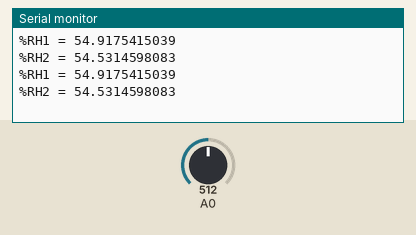
Bench run of a sketch on a simulated Arduino Uno, built with avr-gcc and run on an emulated ATmega328P. On the bench: the last lines printed to the serial monitor. The test bench sets the inputs (shaded band); at power-on: A0 = 512.

Above: at 1.8 s.
1.9 s: A0 set to 716
At 2.8 s:
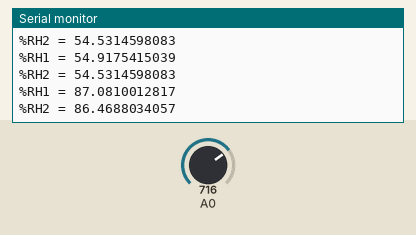
3.4 s: A0 set to 900
At 4.7 s:
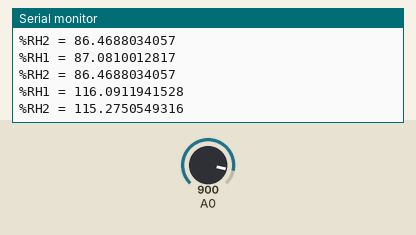
Timing chart, 0 to 6.4 s (numbered marks = the images above; inputs shaded):
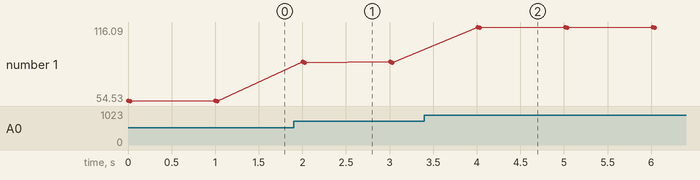

Measured:
- after the input at 1.9 s, the serial monitor: prints a new line after 0.11 s (image 1)
- after the input at 3.4 s, the serial monitor: prints a new line after 0.61 s (image 2)
- plotted number 1: 54.53 → 86.47 after the input at 1.9 s, 86.47 → 115.28 after the input at 3.4 s

The sketch:

hygrometer_proto.ino
```cpp
void setup() {
  analogReference(DEFAULT);
  pinMode(A0, INPUT);

  Serial.begin(9600);
}

void loop() {
  // We'll get an acutal temperature from a chip
  float temperature = 22.0;

  // Read voltage coming from sensor (adcValue will be between 0-1023)
  float adcValue = analogRead(A0);

  //float voltage = (adcValue / 1023.0) * 5.0;
  float percentRH1 = adcValue / (.0062 * 1023.0) - (.16 / .0062);

  float percentRH2 = percentRH1 / (1.0546 - .00216 * temperature);

  // Print value
  Serial.print("%RH1 = ");
  Serial.println(percentRH1, DEC);
  Serial.print("%RH2 = ");
  Serial.println(percentRH2, DEC);

  // Delay for one second
  delay(1000);
}
```
